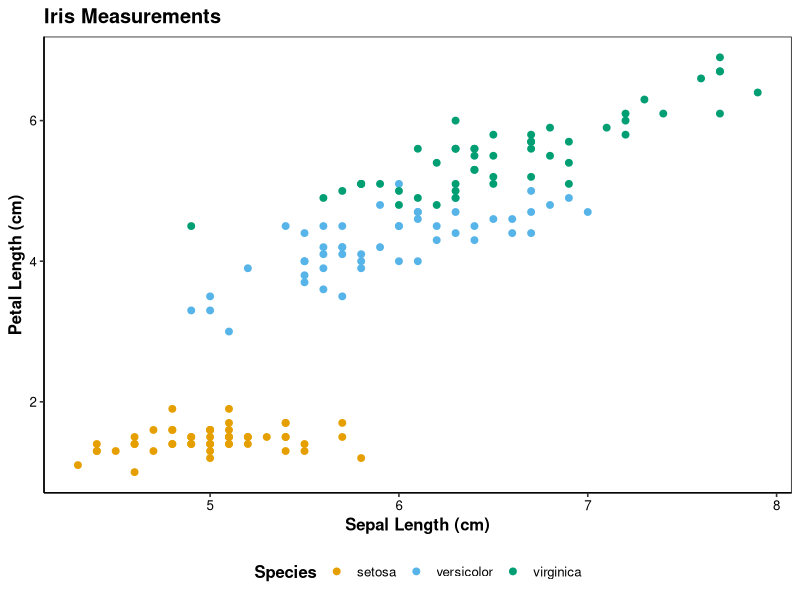

Write the R code that produced this figure. (Note: this script raises an error after producing the figure.)
## ---- chunk 1
#| label: setup
#| include: false
library(tidyverse)
library(patchwork)
library(scales)
## ---- chunk 2
theme_publication <- function(base_size = 12) {
  theme_classic(base_size = base_size) +
    theme(
      plot.title = element_text(face = "bold", hjust = 0),
      plot.subtitle = element_text(color = "gray40"),
      axis.title = element_text(face = "bold"),
      axis.text = element_text(color = "black"),
      legend.position = "bottom",
      legend.title = element_text(face = "bold"),
      panel.border = element_rect(fill = NA, color = "black", linewidth = 0.5),
      strip.background = element_rect(fill = "gray95", color = "black"),
      strip.text = element_text(face = "bold")
    )
}
## ---- chunk 3
# Okabe-Ito palette
okabe_ito <- c("#E69F00", "#56B4E9", "#009E73", "#F0E442",
               "#0072B2", "#D55E00", "#CC79A7", "#999999")

# Example usage
ggplot(iris, aes(x = Sepal.Length, y = Petal.Length, color = Species)) +
  geom_point(size = 2) +
  scale_color_manual(values = okabe_ito) +
  labs(title = "Iris Measurements", x = "Sepal Length (cm)", y = "Petal Length (cm)") +
  theme_publication()
## ---- chunk 4
# Create sample data
set.seed(2025)
treatment_data <- tibble(
  group = rep(c("Control", "Treatment"), each = 30),
  value = c(rnorm(30, 50, 10), rnorm(30, 65, 12))
)

# Bar plot with error bars
summary_data <- treatment_data |>
  group_by(group) |>
  summarize(
    mean = mean(value),
    se = sd(value) / sqrt(n()),
    .groups = "drop"
  )

ggplot(summary_data, aes(x = group, y = mean, fill = group)) +
  geom_col(width = 0.6) +
  geom_errorbar(aes(ymin = mean - se, ymax = mean + se), width = 0.2) +
  geom_signif(comparisons = list(c("Control", "Treatment")),
              annotations = "***", y_position = 85) +
  scale_fill_manual(values = okabe_ito[c(1, 3)]) +
  labs(y = "Value (mean ± SE)") +
  theme_publication() +
  theme(legend.position = "none")
## ---- chunk 5
# Complete publication figure
p <- ggplot(mtcars, aes(x = wt, y = mpg, color = factor(cyl))) +
  geom_point(size = 3, alpha = 0.8) +
  geom_smooth(method = "lm", se = FALSE, linewidth = 1) +
  scale_color_manual(
    values = okabe_ito[c(1, 3, 5)],
    name = "Cylinders"
  ) +
  labs(
    title = "Fuel Efficiency vs Vehicle Weight",
    subtitle = "Linear regression by cylinder count",
    x = "Weight (1000 lbs)",
    y = "Fuel Efficiency (mpg)",
    caption = "Data: mtcars | n = 32"
  ) +
  theme_publication() +
  theme(legend.position = c(0.85, 0.85))

p
## ---- chunk 6
ggplot(iris, aes(x = Species, y = Sepal.Length, fill = Species)) +
  geom_boxplot(alpha = 0.8, outlier.shape = 21) +
  scale_fill_manual(values = okabe_ito[1:3]) +
  labs(
    title = "Sepal Length Distribution by Species",
    x = "Iris Species",
    y = "Sepal Length (cm)",
    caption = "Data: Anderson (1935) | n = 150"
  ) +
  theme_publication() +
  theme(legend.position = "none")
